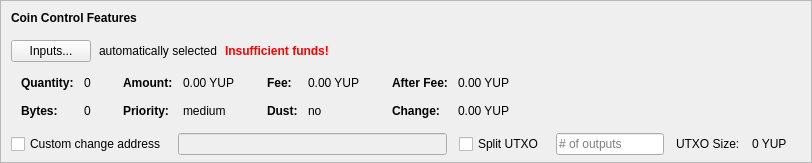
    <widget class="QFrame" name="frameCoinControl">
     <property name="sizePolicy">
      <sizepolicy hsizetype="Expanding" vsizetype="Expanding">
       <horstretch>0</horstretch>
       <verstretch>0</verstretch>
      </sizepolicy>
     </property>
     <property name="maximumSize">
      <size>
       <width>16777215</width>
       <height>16777215</height>
      </size>
     </property>
     <property name="frameShape">
      <enum>QFrame::StyledPanel</enum>
     </property>
     <property name="frameShadow">
      <enum>QFrame::Sunken</enum>
     </property>
     <layout class="QVBoxLayout" name="verticalLayoutCoinControl2">
      <property name="spacing">
       <number>0</number>
      </property>
      <property name="leftMargin">
       <number>0</number>
      </property>
      <property name="topMargin">
       <number>0</number>
      </property>
      <property name="rightMargin">
       <number>0</number>
      </property>
      <property name="bottomMargin">
       <number>6</number>
      </property>
      <item>
       <layout class="QVBoxLayout" name="verticalLayoutCoinControl" stretch="0,0,0,0,1">
        <property name="spacing">
         <number>0</number>
        </property>
        <property name="leftMargin">
         <number>10</number>
        </property>
        <property name="topMargin">
         <number>10</number>
        </property>
        <item>
         <layout class="QHBoxLayout" name="horizontalLayoutCoinControl1">
          <property name="bottomMargin">
           <number>15</number>
          </property>
          <item>
           <widget class="QLabel" name="labelCoinControlFeatures">
            <property name="sizePolicy">
             <sizepolicy hsizetype="Preferred" vsizetype="Maximum">
              <horstretch>0</horstretch>
              <verstretch>0</verstretch>
             </sizepolicy>
            </property>
            <property name="font">
             <font>
              <weight>75</weight>
              <bold>true</bold>
             </font>
            </property>
            <property name="styleSheet">
             <string notr="true">font-weight:bold;</string>
            </property>
            <property name="text">
             <string>Coin Control Features</string>
            </property>
           </widget>
          </item>
         </layout>
        </item>
        <item>
         <layout class="QHBoxLayout" name="horizontalLayoutCoinControl2" stretch="0,0,0,0">
          <property name="spacing">
           <number>8</number>
          </property>
          <property name="bottomMargin">
           <number>10</number>
          </property>
          <item>
           <widget class="QPushButton" name="pushButtonCoinControl">
            <property name="styleSheet">
             <string notr="true"/>
            </property>
            <property name="text">
             <string>Inputs...</string>
            </property>
            <property name="autoDefault">
             <bool>false</bool>
            </property>
           </widget>
          </item>
          <item>
           <widget class="QLabel" name="labelCoinControlAutomaticallySelected">
            <property name="text">
             <string>automatically selected</string>
            </property>
            <property name="margin">
             <number>5</number>
            </property>
           </widget>
          </item>
          <item>
           <widget class="QLabel" name="labelCoinControlInsuffFunds">
            <property name="font">
             <font>
              <weight>75</weight>
              <bold>true</bold>
             </font>
            </property>
            <property name="styleSheet">
             <string notr="true">color:red;font-weight:bold;</string>
            </property>
            <property name="text">
             <string>Insufficient funds!</string>
            </property>
            <property name="margin">
             <number>5</number>
            </property>
           </widget>
          </item>
          <item>
           <spacer name="horizontalSpacerCoinControl">
            <property name="orientation">
             <enum>Qt::Horizontal</enum>
            </property>
            <property name="sizeHint" stdset="0">
             <size>
              <width>40</width>
              <height>1</height>
             </size>
            </property>
           </spacer>
          </item>
         </layout>
        </item>
        <item>
         <widget class="QWidget" name="widgetCoinControl" native="true">
          <property name="sizePolicy">
           <sizepolicy hsizetype="Preferred" vsizetype="Preferred">
            <horstretch>0</horstretch>
            <verstretch>0</verstretch>
           </sizepolicy>
          </property>
          <property name="minimumSize">
           <size>
            <width>0</width>
            <height>0</height>
           </size>
          </property>
          <property name="styleSheet">
           <string notr="true"/>
          </property>
          <layout class="QHBoxLayout" name="horizontalLayoutCoinControl5">
           <property name="leftMargin">
            <number>0</number>
           </property>
           <property name="topMargin">
            <number>0</number>
           </property>
           <property name="rightMargin">
            <number>0</number>
           </property>
           <property name="bottomMargin">
            <number>0</number>
           </property>
           <item>
            <layout class="QHBoxLayout" name="horizontalLayoutCoinControl3" stretch="0,0,0,1">
             <property name="spacing">
              <number>20</number>
             </property>
             <property name="topMargin">
              <number>0</number>
             </property>
             <property name="bottomMargin">
              <number>10</number>
             </property>
             <item>
              <layout class="QFormLayout" name="formLayoutCoinControl1">
               <property name="horizontalSpacing">
                <number>10</number>
               </property>
               <property name="verticalSpacing">
                <number>14</number>
               </property>
               <property name="leftMargin">
                <number>10</number>
               </property>
               <property name="topMargin">
                <number>4</number>
               </property>
               <property name="rightMargin">
                <number>6</number>
               </property>
               <item row="0" column="0">
                <widget class="QLabel" name="labelCoinControlQuantityText">
                 <property name="font">
                  <font>
                   <weight>75</weight>
                   <bold>true</bold>
                  </font>
                 </property>
                 <property name="text">
                  <string>Quantity:</string>
                 </property>
                 <property name="margin">
                  <number>0</number>
                 </property>
                </widget>
               </item>
               <item row="0" column="1">
                <widget class="QLabel" name="labelCoinControlQuantity">
                 <property name="cursor">
                  <cursorShape>IBeamCursor</cursorShape>
                 </property>
                 <property name="contextMenuPolicy">
                  <enum>Qt::ActionsContextMenu</enum>
                 </property>
                 <property name="text">
                  <string notr="true">0</string>
                 </property>
                 <property name="margin">
                  <number>0</number>
                 </property>
                 <property name="textInteractionFlags">
                  <set>Qt::LinksAccessibleByMouse|Qt::TextSelectableByKeyboard|Qt::TextSelectableByMouse</set>
                 </property>
                </widget>
               </item>
               <item row="1" column="0">
                <widget class="QLabel" name="labelCoinControlBytesText">
                 <property name="font">
                  <font>
                   <weight>75</weight>
                   <bold>true</bold>
                  </font>
                 </property>
                 <property name="text">
                  <string>Bytes:</string>
                 </property>
                </widget>
               </item>
               <item row="1" column="1">
                <widget class="QLabel" name="labelCoinControlBytes">
                 <property name="cursor">
                  <cursorShape>IBeamCursor</cursorShape>
                 </property>
                 <property name="contextMenuPolicy">
                  <enum>Qt::ActionsContextMenu</enum>
                 </property>
                 <property name="text">
                  <string notr="true">0</string>
                 </property>
                 <property name="textInteractionFlags">
                  <set>Qt::LinksAccessibleByMouse|Qt::TextSelectableByKeyboard|Qt::TextSelectableByMouse</set>
                 </property>
                </widget>
               </item>
              </layout>
             </item>
             <item>
              <layout class="QFormLayout" name="formLayoutCoinControl2">
               <property name="horizontalSpacing">
                <number>10</number>
               </property>
               <property name="verticalSpacing">
                <number>14</number>
               </property>
               <property name="leftMargin">
                <number>6</number>
               </property>
               <property name="topMargin">
                <number>4</number>
               </property>
               <property name="rightMargin">
                <number>6</number>
               </property>
               <item row="0" column="0">
                <widget class="QLabel" name="labelCoinControlAmountText">
                 <property name="font">
                  <font>
                   <weight>75</weight>
                   <bold>true</bold>
                  </font>
                 </property>
                 <property name="text">
                  <string>Amount:</string>
                 </property>
                 <property name="margin">
                  <number>0</number>
                 </property>
                </widget>
               </item>
               <item row="0" column="1">
                <widget class="QLabel" name="labelCoinControlAmount">
                 <property name="cursor">
                  <cursorShape>IBeamCursor</cursorShape>
                 </property>
                 <property name="contextMenuPolicy">
                  <enum>Qt::ActionsContextMenu</enum>
                 </property>
                 <property name="text">
                  <string notr="true">0.00 YUP</string>
                 </property>
                 <property name="textInteractionFlags">
                  <set>Qt::LinksAccessibleByMouse|Qt::TextSelectableByKeyboard|Qt::TextSelectableByMouse</set>
                 </property>
                </widget>
               </item>
               <item row="1" column="0">
                <widget class="QLabel" name="labelCoinControlPriorityText">
                 <property name="font">
                  <font>
                   <weight>75</weight>
                   <bold>true</bold>
                  </font>
                 </property>
                 <property name="text">
                  <string>Priority:</string>
                 </property>
                </widget>
               </item>
               <item row="1" column="1">
                <widget class="QLabel" name="labelCoinControlPriority">
                 <property name="cursor">
                  <cursorShape>IBeamCursor</cursorShape>
                 </property>
                 <property name="contextMenuPolicy">
                  <enum>Qt::ActionsContextMenu</enum>
                 </property>
                 <property name="text">
                  <string>medium</string>
                 </property>
                 <property name="textInteractionFlags">
                  <set>Qt::LinksAccessibleByMouse|Qt::TextSelectableByKeyboard|Qt::TextSelectableByMouse</set>
                 </property>
                </widget>
               </item>
              </layout>
             </item>
             <item>
              <layout class="QFormLayout" name="formLayoutCoinControl3">
               <property name="horizontalSpacing">
                <number>10</number>
               </property>
               <property name="verticalSpacing">
                <number>14</number>
               </property>
               <property name="leftMargin">
                <number>6</number>
               </property>
               <property name="topMargin">
                <number>4</number>
               </property>
               <property name="rightMargin">
                <number>6</number>
               </property>
               <item row="0" column="0">
                <widget class="QLabel" name="labelCoinControlFeeText">
                 <property name="font">
                  <font>
                   <weight>75</weight>
                   <bold>true</bold>
                  </font>
                 </property>
                 <property name="text">
                  <string>Fee:</string>
                 </property>
                 <property name="margin">
                  <number>0</number>
                 </property>
                </widget>
               </item>
               <item row="0" column="1">
                <widget class="QLabel" name="labelCoinControlFee">
                 <property name="cursor">
                  <cursorShape>IBeamCursor</cursorShape>
                 </property>
                 <property name="contextMenuPolicy">
                  <enum>Qt::ActionsContextMenu</enum>
                 </property>
                 <property name="text">
                  <string notr="true">0.00 YUP</string>
                 </property>
                 <property name="textInteractionFlags">
                  <set>Qt::LinksAccessibleByMouse|Qt::TextSelectableByKeyboard|Qt::TextSelectableByMouse</set>
                 </property>
                </widget>
               </item>
               <item row="1" column="0">
                <widget class="QLabel" name="labelCoinControlLowOutputText">
                 <property name="font">
                  <font>
                   <weight>75</weight>
                   <bold>true</bold>
                  </font>
                 </property>
                 <property name="text">
                  <string>Dust:</string>
                 </property>
                </widget>
               </item>
               <item row="1" column="1">
                <widget class="QLabel" name="labelCoinControlLowOutput">
                 <property name="cursor">
                  <cursorShape>IBeamCursor</cursorShape>
                 </property>
                 <property name="contextMenuPolicy">
                  <enum>Qt::ActionsContextMenu</enum>
                 </property>
                 <property name="text">
                  <string>no</string>
                 </property>
                 <property name="textInteractionFlags">
                  <set>Qt::LinksAccessibleByMouse|Qt::TextSelectableByKeyboard|Qt::TextSelectableByMouse</set>
                 </property>
                </widget>
               </item>
              </layout>
             </item>
             <item>
              <layout class="QFormLayout" name="formLayoutCoinControl4">
               <property name="horizontalSpacing">
                <number>10</number>
               </property>
               <property name="verticalSpacing">
                <number>14</number>
               </property>
               <property name="leftMargin">
                <number>6</number>
               </property>
               <property name="topMargin">
                <number>4</number>
               </property>
               <property name="rightMargin">
                <number>6</number>
               </property>
               <item row="0" column="0">
                <widget class="QLabel" name="labelCoinControlAfterFeeText">
                 <property name="font">
                  <font>
                   <weight>75</weight>
                   <bold>true</bold>
                  </font>
                 </property>
                 <property name="text">
                  <string>After Fee:</string>
                 </property>
                 <property name="margin">
                  <number>0</number>
                 </property>
                </widget>
               </item>
               <item row="0" column="1">
                <widget class="QLabel" name="labelCoinControlAfterFee">
                 <property name="cursor">
                  <cursorShape>IBeamCursor</cursorShape>
                 </property>
                 <property name="contextMenuPolicy">
                  <enum>Qt::ActionsContextMenu</enum>
                 </property>
                 <property name="text">
                  <string notr="true">0.00 YUP</string>
                 </property>
                 <property name="textInteractionFlags">
                  <set>Qt::LinksAccessibleByMouse|Qt::TextSelectableByKeyboard|Qt::TextSelectableByMouse</set>
                 </property>
                </widget>
               </item>
               <item row="1" column="0">
                <widget class="QLabel" name="labelCoinControlChangeText">
                 <property name="font">
                  <font>
                   <weight>75</weight>
                   <bold>true</bold>
                  </font>
                 </property>
                 <property name="text">
                  <string>Change:</string>
                 </property>
                </widget>
               </item>
               <item row="1" column="1">
                <widget class="QLabel" name="labelCoinControlChange">
                 <property name="cursor">
                  <cursorShape>IBeamCursor</cursorShape>
                 </property>
                 <property name="contextMenuPolicy">
                  <enum>Qt::ActionsContextMenu</enum>
                 </property>
                 <property name="text">
                  <string notr="true">0.00 YUP</string>
                 </property>
                 <property name="textInteractionFlags">
                  <set>Qt::LinksAccessibleByMouse|Qt::TextSelectableByKeyboard|Qt::TextSelectableByMouse</set>
                 </property>
                </widget>
               </item>
              </layout>
             </item>
            </layout>
           </item>
          </layout>
         </widget>
        </item>
        <item>
         <layout class="QHBoxLayout" name="horizontalLayoutCoinControl4" stretch="0,0,0,0,0,0,0">
          <property name="spacing">
           <number>12</number>
          </property>
          <property name="sizeConstraint">
           <enum>QLayout::SetDefaultConstraint</enum>
          </property>
          <property name="topMargin">
           <number>5</number>
          </property>
          <property name="rightMargin">
           <number>5</number>
          </property>
          <item>
           <widget class="QCheckBox" name="checkBoxCoinControlChange">
            <property name="toolTip">
             <string>If this is activated, but the change address is empty or invalid, change will be sent to a newly generated address.</string>
            </property>
            <property name="text">
             <string>Custom change address</string>
            </property>
           </widget>
          </item>
          <item>
           <widget class="QValidatedLineEdit" name="lineEditCoinControlChange">
            <property name="enabled">
             <bool>false</bool>
            </property>
            <property name="sizePolicy">
             <sizepolicy hsizetype="Expanding" vsizetype="Fixed">
              <horstretch>0</horstretch>
              <verstretch>0</verstretch>
             </sizepolicy>
            </property>
           </widget>
          </item>
          <item>
           <widget class="QCheckBox" name="splitBlockCheckBox">
            <property name="text">
             <string>Split UTXO</string>
            </property>
           </widget>
          </item>
          <item>
           <widget class="QLineEdit" name="splitBlockLineEdit">
            <property name="sizePolicy">
             <sizepolicy hsizetype="Fixed" vsizetype="Fixed">
              <horstretch>50</horstretch>
              <verstretch>0</verstretch>
             </sizepolicy>
            </property>
            <property name="placeholderText">
             <string># of outputs</string>
            </property>
           </widget>
          </item>
          <item>
           <widget class="QLabel" name="labelBlockSizeText">
            <property name="text">
             <string>UTXO Size:</string>
            </property>
           </widget>
          </item>
          <item>
           <widget class="QLabel" name="labelBlockSize">
            <property name="text">
             <string>0 YUP</string>
            </property>
           </widget>
          </item>
          <item>
           <widget class="QLabel" name="labelCoinControlChangeLabel">
            <property name="sizePolicy">
             <sizepolicy hsizetype="Preferred" vsizetype="Expanding">
              <horstretch>0</horstretch>
              <verstretch>0</verstretch>
             </sizepolicy>
            </property>
            <property name="minimumSize">
             <size>
              <width>0</width>
              <height>0</height>
             </size>
            </property>
            <property name="text">
             <string/>
            </property>
            <property name="margin">
             <number>3</number>
            </property>
           </widget>
          </item>
         </layout>
        </item>
        <item>
         <spacer name="verticalSpacerCoinControl">
          <property name="orientation">
           <enum>Qt::Vertical</enum>
          </property>
          <property name="sizeHint" stdset="0">
           <size>
            <width>800</width>
            <height>1</height>
           </size>
          </property>
         </spacer>
        </item>
       </layout>
      </item>
     </layout>
    </widget>
